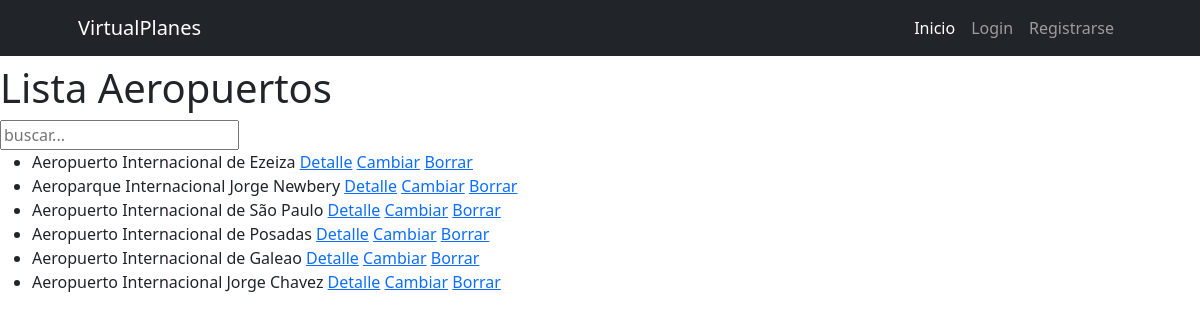
Page /avion/avion/aeropuertos_list on the earlier database version.
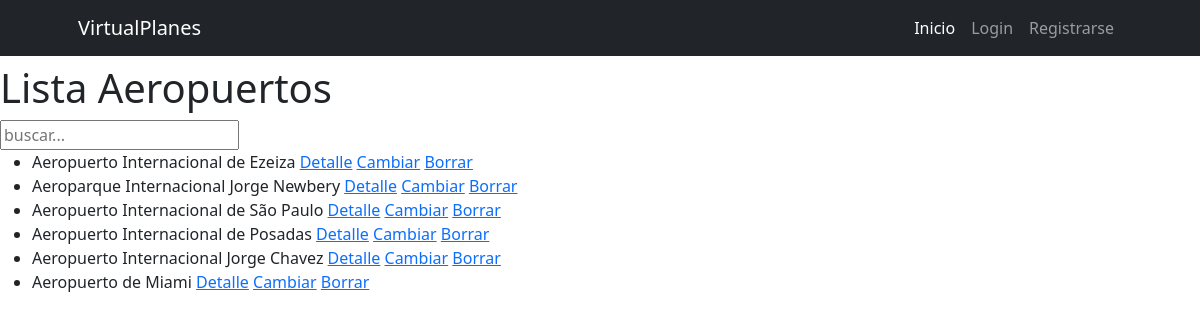
Same page on the later database version.
### avion/models.py (models this page shows, shortened)
class Aeropuerto(models.Model):
    nombre=models.CharField(max_length=40)
    pais_origen=models.CharField(max_length=40)

### avion/views.py (the view)
# urls.py: path("avion/aeropuertos_list",Aeropuertos_list.as_view(),name="aeropuertos_list"),
class Aeropuertos_list(ListView):
    model=Aeropuerto
    context_object_name="aeropuertos"
    template_name="avion/aeropuertos_list.html"
    def get_queryset(self) -> QuerySet[Any]:
        if self.request.GET.get("busqueda"):
            busqueda=self.request.GET.get("busqueda")
            consulta=Aeropuerto.objects.filter(nombre__icontains=busqueda)
        else:
            consulta=Aeropuerto.objects.all()
        return consulta

### avion/templates/avion/aeropuertos_list.html (shortened to what this page needs)
{% extends "core/base.html" %}
{%  block content %}
    <h1>Lista Aeropuertos</h1>
    <form action="{% url "avion:aeropuertos_list" %}" method="get">
        <input type="text" name="busqueda" placeholder="buscar...">
    </form>
    <ul>
    {% for aeropuerto in aeropuertos %}
    <li>{{aeropuerto.nombre}}
        <a href="{% url "avion:aeropuerto_detail" aeropuerto.id %}">Detalle</a>
        <a href="{% url "avion:aeropuerto_update" aeropuerto.id %}">Cambiar</a>
        <a href="{% url "avion:aeropuerto_delete" aeropuerto.id %}">Borrar</a>
    </li>
    {% endfor %}
    </ul>
    {% endblock content %}

Differences in the rows shown:
removed Aeropuerto: nombre "Aeropuerto Internacional de Galeao"
added Aeropuerto: nombre "Aeropuerto de Miami"
